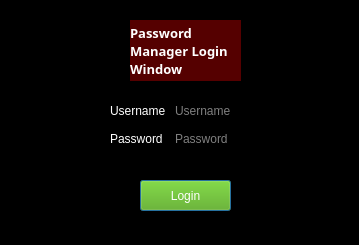
<?xml version="1.0" encoding="UTF-8"?>
<ui version="4.0">
 <class>Login</class>
 <widget class="QDialog" name="Login">
  <property name="geometry">
   <rect>
    <x>0</x>
    <y>0</y>
    <width>359</width>
    <height>245</height>
   </rect>
  </property>
  <property name="mouseTracking">
   <bool>true</bool>
  </property>
  <property name="tabletTracking">
   <bool>true</bool>
  </property>
  <property name="acceptDrops">
   <bool>true</bool>
  </property>
  <property name="windowTitle">
   <string>Login</string>
  </property>
  <property name="styleSheet">
   <string notr="true">background-color: rgb(0, 0, 0);
color: rgb(255, 255, 255);</string>
  </property>
  <property name="sizeGripEnabled">
   <bool>true</bool>
  </property>
  <property name="modal">
   <bool>true</bool>
  </property>
  <widget class="QWidget" name="formLayoutWidget">
   <property name="geometry">
    <rect>
     <x>110</x>
     <y>100</y>
     <width>141</width>
     <height>67</height>
    </rect>
   </property>
   <layout class="QFormLayout" name="LoginBox">
    <property name="fieldGrowthPolicy">
     <enum>QFormLayout::FieldsStayAtSizeHint</enum>
    </property>
    <item row="0" column="1">
     <widget class="QLineEdit" name="Username">
      <property name="placeholderText">
       <string>Username</string>
      </property>
     </widget>
    </item>
    <item row="1" column="0">
     <widget class="QLabel" name="PasswordL">
      <property name="text">
       <string>Password</string>
      </property>
     </widget>
    </item>
    <item row="1" column="1">
     <widget class="QLineEdit" name="Password">
      <property name="echoMode">
       <enum>QLineEdit::PasswordEchoOnEdit</enum>
      </property>
      <property name="placeholderText">
       <string>Password</string>
      </property>
     </widget>
    </item>
    <item row="0" column="0">
     <widget class="QLabel" name="UsernameL">
      <property name="text">
       <string>Username</string>
      </property>
     </widget>
    </item>
   </layout>
  </widget>
  <widget class="QPushButton" name="LoginButton">
   <property name="geometry">
    <rect>
     <x>140</x>
     <y>180</y>
     <width>91</width>
     <height>31</height>
    </rect>
   </property>
   <property name="sizePolicy">
    <sizepolicy hsizetype="Preferred" vsizetype="Preferred">
     <horstretch>0</horstretch>
     <verstretch>0</verstretch>
    </sizepolicy>
   </property>
   <property name="styleSheet">
    <string notr="true">background-color: rgb(85, 170, 0);</string>
   </property>
   <property name="text">
    <string>Login</string>
   </property>
  </widget>
  <widget class="QLabel" name="label">
   <property name="geometry">
    <rect>
     <x>130</x>
     <y>20</y>
     <width>111</width>
     <height>61</height>
    </rect>
   </property>
   <property name="font">
    <font>
     <family>Corbel</family>
     <pointsize>10</pointsize>
     <weight>75</weight>
     <bold>true</bold>
    </font>
   </property>
   <property name="tabletTracking">
    <bool>false</bool>
   </property>
   <property name="contextMenuPolicy">
    <enum>Qt::DefaultContextMenu</enum>
   </property>
   <property name="styleSheet">
    <string notr="true">background-color: rgb(85, 0, 0);</string>
   </property>
   <property name="text">
    <string>Password Manager Login Window</string>
   </property>
   <property name="wordWrap">
    <bool>true</bool>
   </property>
  </widget>
 </widget>
 <resources/>
 <connections/>
</ui>
